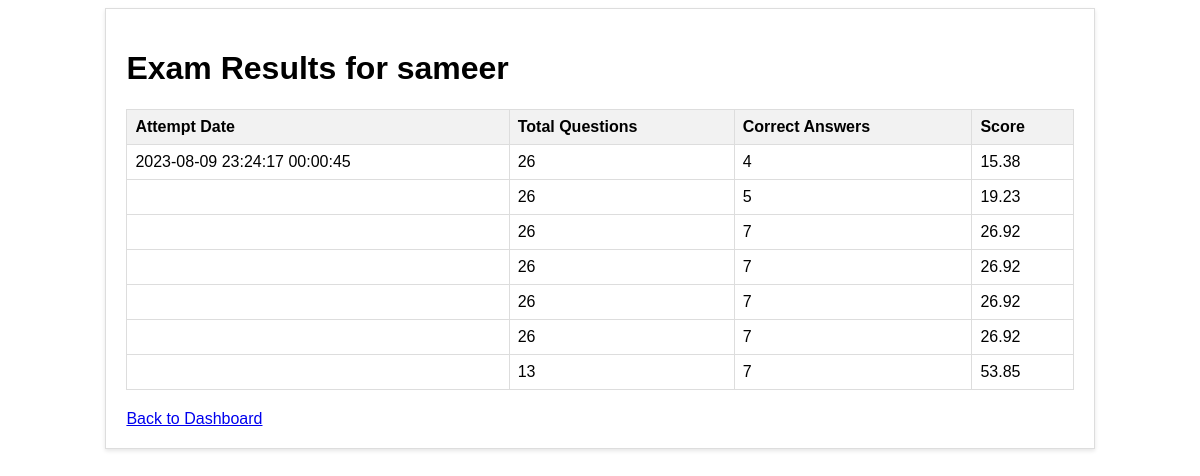
Page /exam_result.php?username=sameer on the committed database.
### tables this page shows
CREATE TABLE `exam_results` (
  `id` int(11) NOT NULL,
  `username` varchar(25) NOT NULL,
  `total_questions` int(11) NOT NULL,
  `correct_answers` int(11) NOT NULL,
  `score` decimal(5,2) NOT NULL,
  `attempt_date` datetime DEFAULT NULL,
  `attempt_time` time DEFAULT NULL
);

### exam_result.php (the view, shortened to what this page needs)
<!DOCTYPE html>
<html>
<head>
</head>
<body>
<div class="result-container">
<?php
$host = 'localhost';
$username = 'root';
$password = 'root';
$database = 'quiz';
$conn = new mysqli($host, $username, $password, $database);
if (isset($_GET['username'])) {
    $username = mysqli_real_escape_string($conn, $_GET['username']);
    $sql = "SELECT * FROM exam_results WHERE username = '$username' ORDER BY attempt_date DESC, attempt_time DESC";
    $result = $conn->query($sql);
    if ($result->num_rows > 0) {
        ?>
        <h1>Exam Results for <?php echo $username; ?></h1>
        <table>
            <tr>
                <th>Attempt Date</th>
                <th>Total Questions</th>
                <th>Correct Answers</th>
                <th>Score</th>
            </tr>
            <?php
            while ($row = $result->fetch_assoc()) {
                ?>
                <tr>
                    <td><?php echo $row["attempt_date"] . ' ' . $row["attempt_time"]; ?></td>
                    <td><?php echo $row["total_questions"]; ?></td>
                    <td><?php echo $row["correct_answers"]; ?></td>
                    <td><?php echo $row["score"]; ?></td>
                </tr>
                <?php
            }
            ?>
        </table>
        <?php
    } else {
        echo "No results found for the username: " . $username;
    }
} else {
    echo "Username parameter is missing.";
}
?>
<a class="back-link" href="dashboard.php">Back to Dashboard</a>
</div>
</body>
</html>

### exam_result.php (style rules this page uses)
body { font-family: Arial, sans-serif; }
.result-container { width: 80%; margin: 0 auto; padding: 20px; border: 1px solid #ddd; box-shadow: 0 2px 4px rgba(0, 0, 0, 0.1); background-color: #fff; }
table { border-collapse: collapse; width: 100%; margin-top: 20px; }
th, td { border: 1px solid #dddddd; text-align: left; padding: 8px; }
th { background-color: #f2f2f2; }
.back-link { display: block; margin-top: 20px; }

### rows in the picture
exam_results: attempt_date "2023-08-09 23:24:17", attempt_time "00:00:45", total_questions "26", correct_answers "4", score "15.38"
exam_results: total_questions "26", correct_answers "5", score "19.23"
exam_results: total_questions "26", correct_answers "7", score "26.92"
exam_results: total_questions "26", correct_answers "7", score "26.92"
exam_results: total_questions "26", correct_answers "7", score "26.92"
exam_results: total_questions "26", correct_answers "7", score "26.92"
exam_results: total_questions "13", correct_answers "7", score "53.85"

### other values in the picture
$username "sameer"
